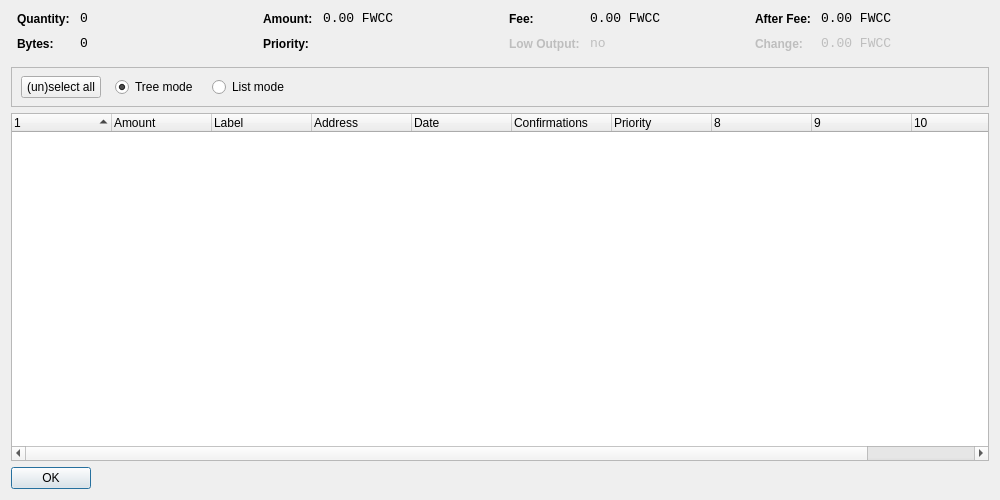
<?xml version="1.0" encoding="UTF-8"?>
<ui version="4.0">
 <class>CoinControlDialog</class>
 <widget class="QDialog" name="CoinControlDialog">
  <property name="geometry">
   <rect>
    <x>0</x>
    <y>0</y>
    <width>1000</width>
    <height>500</height>
   </rect>
  </property>
  <property name="windowTitle">
   <string>Coin Control</string>
  </property>
  <layout class="QVBoxLayout" name="verticalLayout">
   <item>
    <layout class="QHBoxLayout" name="horizontalLayoutTop" stretch="0,0,0,0">
     <property name="topMargin">
      <number>0</number>
     </property>
     <property name="bottomMargin">
      <number>10</number>
     </property>
     <item>
      <layout class="QFormLayout" name="formLayoutCoinControl1">
       <property name="horizontalSpacing">
        <number>10</number>
       </property>
       <property name="verticalSpacing">
        <number>10</number>
       </property>
       <property name="leftMargin">
        <number>6</number>
       </property>
       <property name="rightMargin">
        <number>6</number>
       </property>
       <item row="0" column="0">
        <widget class="QLabel" name="labelCoinControlQuantityText">
         <property name="styleSheet">
          <string notr="true">font-weight:bold;</string>
         </property>
         <property name="text">
          <string>Quantity:</string>
         </property>
        </widget>
       </item>
       <item row="0" column="1">
        <widget class="QLabel" name="labelCoinControlQuantity">
         <property name="font">
          <font>
           <family>Monospace</family>
           <pointsize>10</pointsize>
          </font>
         </property>
         <property name="cursor">
          <cursorShape>IBeamCursor</cursorShape>
         </property>
         <property name="contextMenuPolicy">
          <enum>Qt::ActionsContextMenu</enum>
         </property>
         <property name="text">
          <string notr="true">0</string>
         </property>
         <property name="textInteractionFlags">
          <set>Qt::LinksAccessibleByMouse|Qt::TextSelectableByKeyboard|Qt::TextSelectableByMouse</set>
         </property>
        </widget>
       </item>
       <item row="1" column="0">
        <widget class="QLabel" name="labelCoinControlBytesText">
         <property name="styleSheet">
          <string notr="true">font-weight:bold;</string>
         </property>
         <property name="text">
          <string>Bytes:</string>
         </property>
        </widget>
       </item>
       <item row="1" column="1">
        <widget class="QLabel" name="labelCoinControlBytes">
         <property name="font">
          <font>
           <family>Monospace</family>
           <pointsize>10</pointsize>
          </font>
         </property>
         <property name="cursor">
          <cursorShape>IBeamCursor</cursorShape>
         </property>
         <property name="contextMenuPolicy">
          <enum>Qt::ActionsContextMenu</enum>
         </property>
         <property name="text">
          <string notr="true">0</string>
         </property>
         <property name="textInteractionFlags">
          <set>Qt::LinksAccessibleByMouse|Qt::TextSelectableByKeyboard|Qt::TextSelectableByMouse</set>
         </property>
        </widget>
       </item>
      </layout>
     </item>
     <item>
      <layout class="QFormLayout" name="formLayoutCoinControl2">
       <property name="horizontalSpacing">
        <number>10</number>
       </property>
       <property name="verticalSpacing">
        <number>10</number>
       </property>
       <property name="leftMargin">
        <number>6</number>
       </property>
       <property name="rightMargin">
        <number>6</number>
       </property>
       <item row="0" column="0">
        <widget class="QLabel" name="labelCoinControlAmountText">
         <property name="styleSheet">
          <string notr="true">font-weight:bold;</string>
         </property>
         <property name="text">
          <string>Amount:</string>
         </property>
        </widget>
       </item>
       <item row="0" column="1">
        <widget class="QLabel" name="labelCoinControlAmount">
         <property name="font">
          <font>
           <family>Monospace</family>
           <pointsize>10</pointsize>
          </font>
         </property>
         <property name="cursor">
          <cursorShape>IBeamCursor</cursorShape>
         </property>
         <property name="contextMenuPolicy">
          <enum>Qt::ActionsContextMenu</enum>
         </property>
         <property name="text">
          <string notr="true">0.00 FWCC</string>
         </property>
         <property name="textInteractionFlags">
          <set>Qt::LinksAccessibleByMouse|Qt::TextSelectableByKeyboard|Qt::TextSelectableByMouse</set>
         </property>
        </widget>
       </item>
       <item row="1" column="0">
        <widget class="QLabel" name="labelCoinControlPriorityText">
         <property name="styleSheet">
          <string notr="true">font-weight:bold;</string>
         </property>
         <property name="text">
          <string>Priority:</string>
         </property>
        </widget>
       </item>
       <item row="1" column="1">
        <widget class="QLabel" name="labelCoinControlPriority">
         <property name="font">
          <font>
           <family>Monospace</family>
           <pointsize>10</pointsize>
          </font>
         </property>
         <property name="cursor">
          <cursorShape>IBeamCursor</cursorShape>
         </property>
         <property name="contextMenuPolicy">
          <enum>Qt::ActionsContextMenu</enum>
         </property>
         <property name="text">
          <string/>
         </property>
         <property name="textInteractionFlags">
          <set>Qt::LinksAccessibleByMouse|Qt::TextSelectableByKeyboard|Qt::TextSelectableByMouse</set>
         </property>
        </widget>
       </item>
      </layout>
     </item>
     <item>
      <layout class="QFormLayout" name="formLayoutCoinControl3">
       <property name="horizontalSpacing">
        <number>10</number>
       </property>
       <property name="verticalSpacing">
        <number>10</number>
       </property>
       <property name="leftMargin">
        <number>6</number>
       </property>
       <property name="rightMargin">
        <number>6</number>
       </property>
       <item row="0" column="0">
        <widget class="QLabel" name="labelCoinControlFeeText">
         <property name="styleSheet">
          <string notr="true">font-weight:bold;</string>
         </property>
         <property name="text">
          <string>Fee:</string>
         </property>
        </widget>
       </item>
       <item row="0" column="1">
        <widget class="QLabel" name="labelCoinControlFee">
         <property name="font">
          <font>
           <family>Monospace</family>
           <pointsize>10</pointsize>
          </font>
         </property>
         <property name="cursor">
          <cursorShape>IBeamCursor</cursorShape>
         </property>
         <property name="contextMenuPolicy">
          <enum>Qt::ActionsContextMenu</enum>
         </property>
         <property name="text">
          <string notr="true">0.00 FWCC</string>
         </property>
         <property name="textInteractionFlags">
          <set>Qt::LinksAccessibleByMouse|Qt::TextSelectableByKeyboard|Qt::TextSelectableByMouse</set>
         </property>
        </widget>
       </item>
       <item row="1" column="0">
        <widget class="QLabel" name="labelCoinControlLowOutputText">
         <property name="enabled">
          <bool>false</bool>
         </property>
         <property name="styleSheet">
          <string notr="true">font-weight:bold;</string>
         </property>
         <property name="text">
          <string>Low Output:</string>
         </property>
        </widget>
       </item>
       <item row="1" column="1">
        <widget class="QLabel" name="labelCoinControlLowOutput">
         <property name="enabled">
          <bool>false</bool>
         </property>
         <property name="font">
          <font>
           <family>Monospace</family>
           <pointsize>10</pointsize>
          </font>
         </property>
         <property name="cursor">
          <cursorShape>IBeamCursor</cursorShape>
         </property>
         <property name="contextMenuPolicy">
          <enum>Qt::ActionsContextMenu</enum>
         </property>
         <property name="text">
          <string notr="true">no</string>
         </property>
         <property name="textInteractionFlags">
          <set>Qt::LinksAccessibleByMouse|Qt::TextSelectableByKeyboard|Qt::TextSelectableByMouse</set>
         </property>
        </widget>
       </item>
      </layout>
     </item>
     <item>
      <layout class="QFormLayout" name="formLayoutCoinControl4">
       <property name="horizontalSpacing">
        <number>10</number>
       </property>
       <property name="verticalSpacing">
        <number>10</number>
       </property>
       <property name="leftMargin">
        <number>6</number>
       </property>
       <property name="rightMargin">
        <number>6</number>
       </property>
       <item row="0" column="0">
        <widget class="QLabel" name="labelCoinControlAfterFeeText">
         <property name="styleSheet">
          <string notr="true">font-weight:bold;</string>
         </property>
         <property name="text">
          <string>After Fee:</string>
         </property>
        </widget>
       </item>
       <item row="0" column="1">
        <widget class="QLabel" name="labelCoinControlAfterFee">
         <property name="font">
          <font>
           <family>Monospace</family>
           <pointsize>10</pointsize>
          </font>
         </property>
         <property name="cursor">
          <cursorShape>IBeamCursor</cursorShape>
         </property>
         <property name="contextMenuPolicy">
          <enum>Qt::ActionsContextMenu</enum>
         </property>
         <property name="text">
          <string notr="true">0.00 FWCC</string>
         </property>
         <property name="textInteractionFlags">
          <set>Qt::LinksAccessibleByMouse|Qt::TextSelectableByKeyboard|Qt::TextSelectableByMouse</set>
         </property>
        </widget>
       </item>
       <item row="1" column="0">
        <widget class="QLabel" name="labelCoinControlChangeText">
         <property name="enabled">
          <bool>false</bool>
         </property>
         <property name="styleSheet">
          <string notr="true">font-weight:bold;</string>
         </property>
         <property name="text">
          <string>Change:</string>
         </property>
        </widget>
       </item>
       <item row="1" column="1">
        <widget class="QLabel" name="labelCoinControlChange">
         <property name="enabled">
          <bool>false</bool>
         </property>
         <property name="font">
          <font>
           <family>Monospace</family>
           <pointsize>10</pointsize>
          </font>
         </property>
         <property name="cursor">
          <cursorShape>IBeamCursor</cursorShape>
         </property>
         <property name="contextMenuPolicy">
          <enum>Qt::ActionsContextMenu</enum>
         </property>
         <property name="text">
          <string notr="true">0.00 FWCC</string>
         </property>
         <property name="textInteractionFlags">
          <set>Qt::LinksAccessibleByMouse|Qt::TextSelectableByKeyboard|Qt::TextSelectableByMouse</set>
         </property>
        </widget>
       </item>
      </layout>
     </item>
    </layout>
   </item>
   <item>
    <widget class="QFrame" name="frame">
     <property name="minimumSize">
      <size>
       <width>0</width>
       <height>40</height>
      </size>
     </property>
     <property name="frameShape">
      <enum>QFrame::StyledPanel</enum>
     </property>
     <property name="frameShadow">
      <enum>QFrame::Sunken</enum>
     </property>
     <widget class="QWidget" name="horizontalLayoutWidget">
      <property name="geometry">
       <rect>
        <x>10</x>
        <y>0</y>
        <width>781</width>
        <height>41</height>
       </rect>
      </property>
      <layout class="QHBoxLayout" name="horizontalLayoutPanel" stretch="0,0,0,0,0">
       <property name="spacing">
        <number>14</number>
       </property>
       <item>
        <widget class="QPushButton" name="pushButtonSelectAll">
         <property name="sizePolicy">
          <sizepolicy hsizetype="Maximum" vsizetype="Fixed">
           <horstretch>0</horstretch>
           <verstretch>0</verstretch>
          </sizepolicy>
         </property>
         <property name="text">
          <string>(un)select all</string>
         </property>
        </widget>
       </item>
       <item>
        <widget class="QRadioButton" name="radioTreeMode">
         <property name="sizePolicy">
          <sizepolicy hsizetype="Maximum" vsizetype="Fixed">
           <horstretch>0</horstretch>
           <verstretch>0</verstretch>
          </sizepolicy>
         </property>
         <property name="text">
          <string>Tree mode</string>
         </property>
         <property name="checked">
          <bool>true</bool>
         </property>
        </widget>
       </item>
       <item>
        <widget class="QRadioButton" name="radioListMode">
         <property name="sizePolicy">
          <sizepolicy hsizetype="Maximum" vsizetype="Fixed">
           <horstretch>0</horstretch>
           <verstretch>0</verstretch>
          </sizepolicy>
         </property>
         <property name="text">
          <string>List mode</string>
         </property>
        </widget>
       </item>
       <item>
        <spacer name="horizontalSpacer">
         <property name="orientation">
          <enum>Qt::Horizontal</enum>
         </property>
         <property name="sizeHint" stdset="0">
          <size>
           <width>40</width>
           <height>20</height>
          </size>
         </property>
        </spacer>
       </item>
      </layout>
     </widget>
    </widget>
   </item>
   <item>
    <widget class="CoinControlTreeWidget" name="treeWidget">
     <property name="contextMenuPolicy">
      <enum>Qt::CustomContextMenu</enum>
     </property>
     <property name="sortingEnabled">
      <bool>false</bool>
     </property>
     <property name="columnCount">
      <number>11</number>
     </property>
     <attribute name="headerShowSortIndicator" stdset="0">
      <bool>true</bool>
     </attribute>
     <attribute name="headerStretchLastSection">
      <bool>false</bool>
     </attribute>
     <column>
      <property name="text">
       <string/>
      </property>
     </column>
     <column>
      <property name="text">
       <string>Amount</string>
      </property>
     </column>
     <column>
      <property name="text">
       <string>Label</string>
      </property>
     </column>
     <column>
      <property name="text">
       <string>Address</string>
      </property>
     </column>
     <column>
      <property name="text">
       <string>Date</string>
      </property>
     </column>
     <column>
      <property name="text">
       <string>Confirmations</string>
      </property>
      <property name="toolTip">
       <string>Confirmed</string>
      </property>
     </column>
     <column>
      <property name="text">
       <string>Priority</string>
      </property>
     </column>
     <column>
      <property name="text">
       <string/>
      </property>
     </column>
     <column>
      <property name="text">
       <string/>
      </property>
     </column>
     <column>
      <property name="text">
       <string/>
      </property>
     </column>
     <column>
      <property name="text">
       <string/>
      </property>
     </column>
    </widget>
   </item>
   <item>
    <widget class="QDialogButtonBox" name="buttonBox">
     <property name="sizePolicy">
      <sizepolicy hsizetype="Maximum" vsizetype="Fixed">
       <horstretch>0</horstretch>
       <verstretch>0</verstretch>
      </sizepolicy>
     </property>
     <property name="orientation">
      <enum>Qt::Horizontal</enum>
     </property>
     <property name="standardButtons">
      <set>QDialogButtonBox::Ok</set>
     </property>
    </widget>
   </item>
  </layout>
 </widget>
 <customwidgets>
  <customwidget>
   <class>CoinControlTreeWidget</class>
   <extends>QTreeWidget</extends>
   <header>coincontroltreewidget.h</header>
  </customwidget>
 </customwidgets>
 <resources/>
 <connections/>
</ui>
